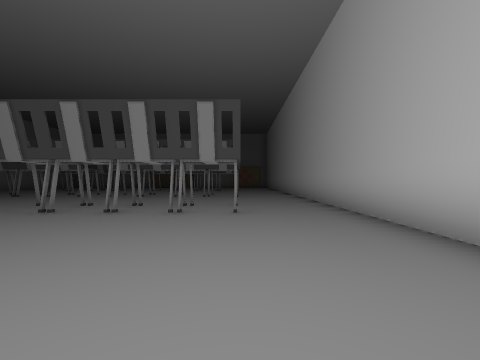
View 1 (above)

18 first-person views from a walk through a 3-D level made in the Unity game engine. The camera is 1.2 m above the floor, looks level and sees 90° across. The floor is counted in squares, 2 m on a side. Each view is taken from the middle of a square. On the plan, view 1 faces up. The plan holds only what a view shows up to about 9 squares ahead; the rest is blank. The place goes on beyond the plan. The player character is not drawn. Some animated figures are not drawn.

View 2
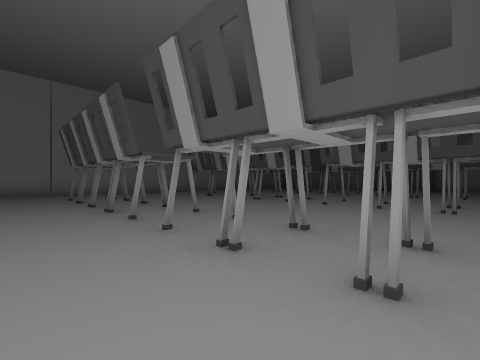

View 3
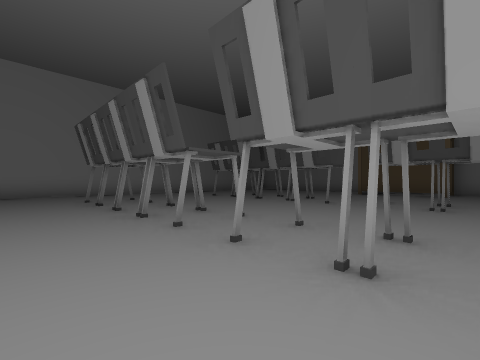

View 4
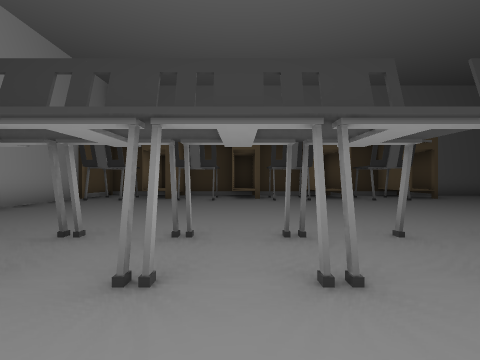

View 5
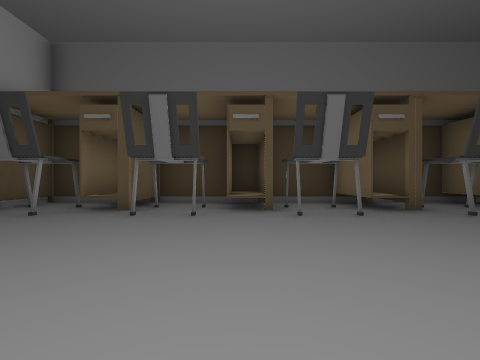

View 6
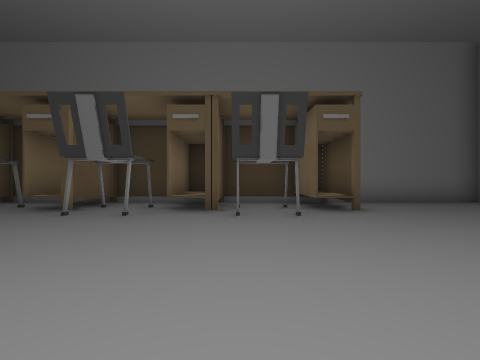

View 7
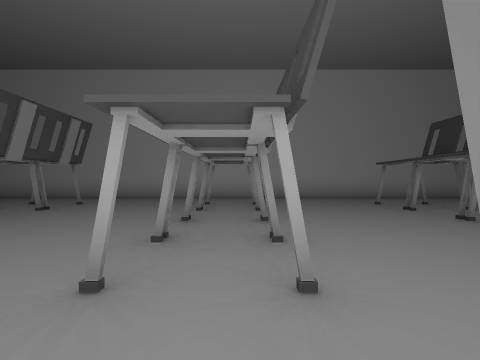

View 8
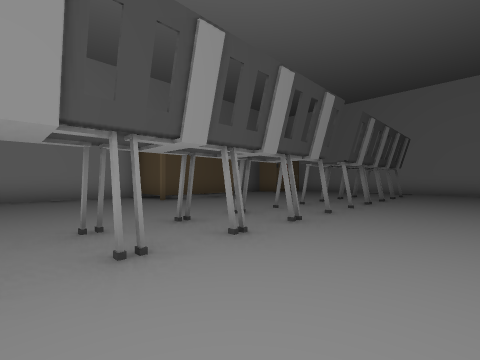

View 9
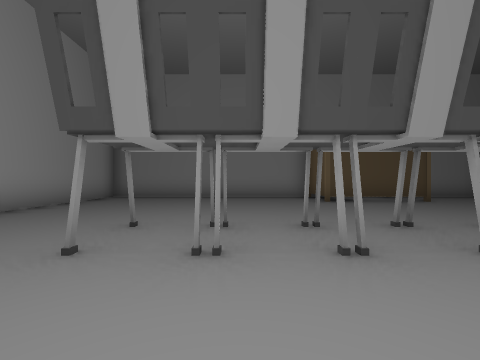

View 10
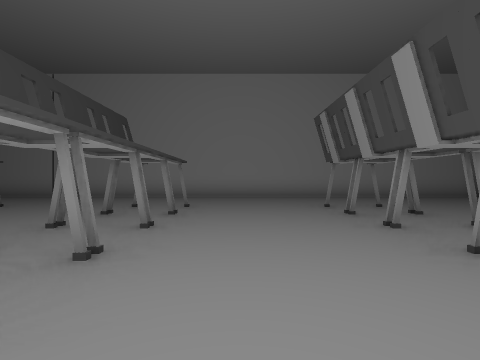

View 11
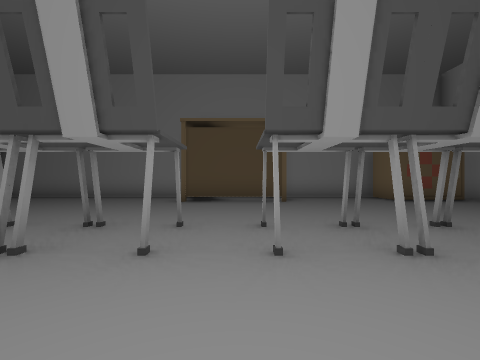

View 12
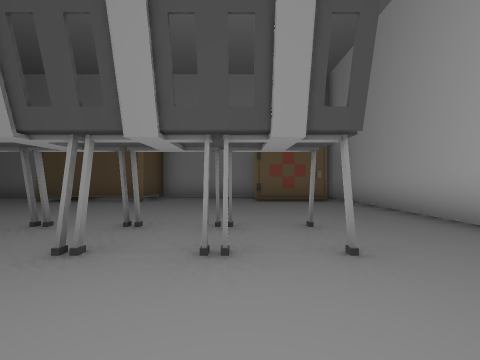

View 13
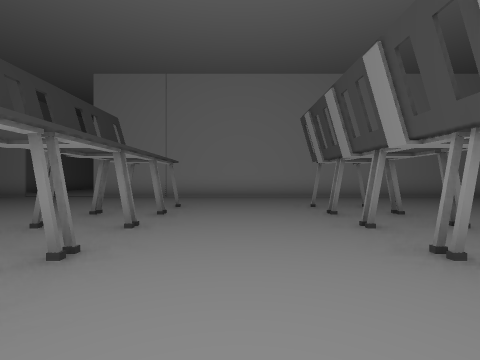

View 14
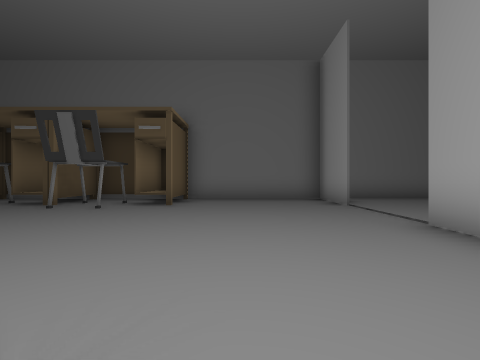

View 15
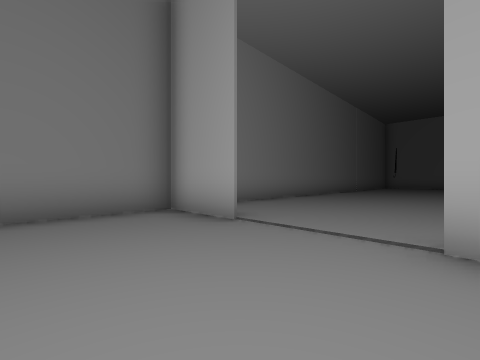

View 16
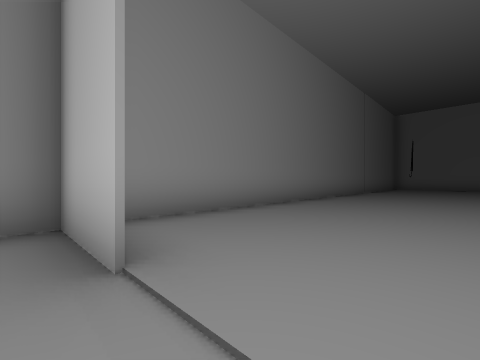

View 17
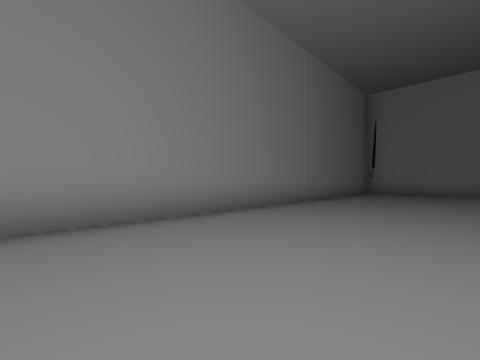

View 18
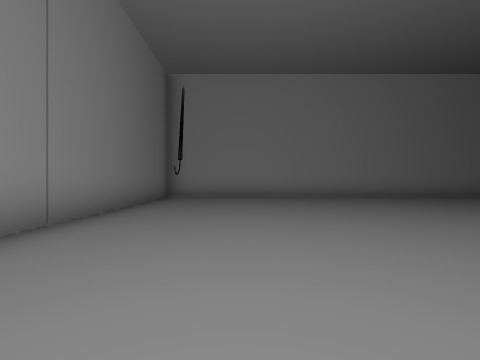

### Floor plan
Points are (right, up) in squares from view 1. A wall is a line through its corners. A room is listed if a view was taken in it or the views show most of it. See-through windows are left out.
Room 1 (views 1, 2, 3, 4, 5, 6, 7, 8, 9, 10, 11, 12, 13, 14, 15, 16)
walls: (2.2, 0.5) (2.2, 19.5); (-13.5, -0.6) (-13.5, -2.6); (-6.6, 19.6) (-13.5, 19.6) (-13.5, 1.8); (-0.2, 19.6) (-4, 19.6); (-14, -2.6) (2.2, -2.6)
ways out: opening at (-14, 0.5) to room 2
objects: chair (-10, 13) to (-9, 14); table (-9, -2) to (-7, -1); chair (-9, 5); chair (-9, 10); chair (-8, 5); chair (-8, 10); chair (-8, 13) to (-8, 14); chair (-7, -1) to (-7, 0); chair (-7, 5); chair (-7, 10); chair (-7, 13) to (-7, 14); table (-6, -2) to (-6, -1); chair (-6, 5); chair (-6, 10); chair (-6, 13); table (-6, 18) to (-4, 19); chair (-5, -1) to (-4, 0); chair (-5, 5); chair (-5, 10); chair (-5, 13) to (-5, 14); table (-4, -2) to (-4, -1); chair (-4, 5) to (-2, 5); chair (-4, 10) to (-2, 10); chair (-4, 13) to (-3, 14); table (-3, -2) to (-3, -1); chair (-2, 13) to (-1, 14); table (-1, -2) to (0, -1); chair (-1, -1) to (-1, 0); chair (-1, 5); chair (-1, 10); chair (0, 5); chair (0, 10); chair (0, 13) to (0, 14); locker (0, 18) to (1, 18); chair (2, -1) to (2, 0)
Room 2 (views 17, 18)
walls: (-29.5, 8.5) (-29.5, -2.6) (-14, -2.6)
ways out: opening at (-14, 0.5) to room 1

Where each view was taken, in squares from view 1:
view 1: 0 up, 0 right, facing up
view 2: 3 up, 2 left, facing up-left
view 3: 7 up, 3 left, facing up-left
view 4: 7 up, 3 left, facing down
view 5: 4 up, 3 left, facing down
view 6: 4 up, 7 left, facing down
view 7: 9 up, 6 left, facing right
view 8: 11 up, 10 left, facing up-right
view 9: 11 up, 9 left, facing up
view 10: 11 up, 5 left, facing left
view 11: 11 up, 5 left, facing up
view 12: 11 up, 1 left, facing up
view 13: 7 up, 5 left, facing left
view 14: 5 up, 11 left, facing down
view 15: 2 up, 11 left, facing down-left
view 16: 1 up, 13 left, facing down-left
view 17: 1 up, 18 left, facing down-left
view 18: 0 up, 21 left, facing left
